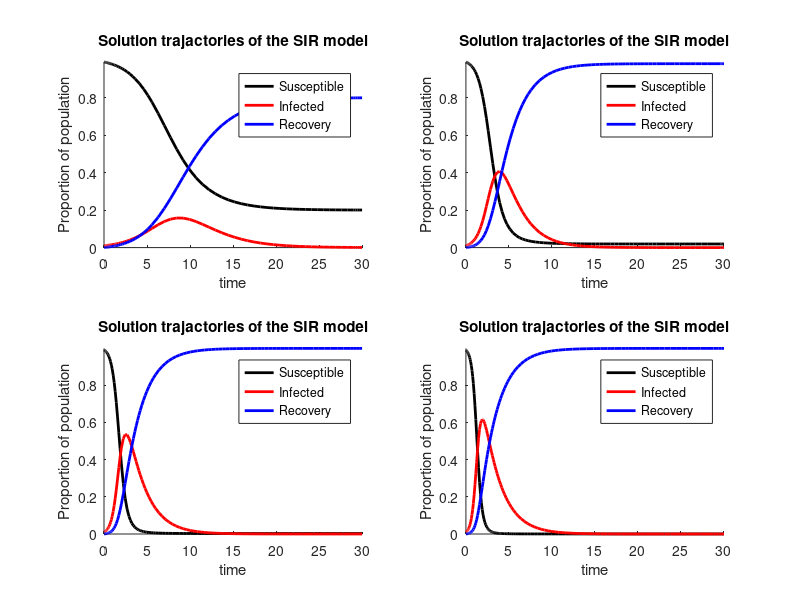

Reproduce this figure in MATLAB.
clc
clear all
close all

% Plot solution trajectories
a=3; % infection rate
b=0.5; % recovery rate

% initial condition
s0=0.99; i0=0.01; r0=0.0;
tspan=[0;30];

% s=x(1), i=x(2), r=x(3)
sir=@(t,x) [-a*x(1)*x(2); a*x(1)*x(2)-b*x(2); b*x(2)];
ic=[s0;i0;r0];
[t,X]=ode45(sir,tspan,ic);
s=X(:,1);
i=X(:,2);
r=X(:,3);

hold on
plot(t,s,'k','linewidth',2,'DisplayName','Susceptible')
plot(t,i,'r','linewidth',2,'DisplayName','Infected')
plot(t,r,'b','linewidth',2,'DisplayName','Recovery')
axis tight
xlabel('time')
ylabel('Proportion of population')
title('Solution trajactories of the SIR model')

%%
clc
clear all
close all

% Solution trajactories
A=[1,2,3,4];
b=0.5; % Recovery rate

% initial condition
s0=0.99; i0=0.01; r0=0.0;
tspan=[0;30];
ic=[s0;i0;r0];
for j=1:length(A)
    a=A(j);
    % s=x(1), i=x(2), r=x(3)
    sir=@(t,x) [-a*x(1)*x(2); a*x(1)*x(2)-b*x(2); b*x(2)];
    [t,X]=ode45(sir,tspan,ic);
    s=X(:,1);
    i=X(:,2);
    r=X(:,3);

     subplot(2,2,j)
     hold on
     plot(t,s,'k','linewidth',2,'DisplayName','Susceptible')
     plot(t,i,'r','linewidth',2,'DisplayName','Infected')
     plot(t,r,'b','linewidth',2,'DisplayName','Recovery')
     legend show
     axis tight
     xlabel('time')
     ylabel('Proportion of population')
     title('Solution trajactories of the SIR model')
end
